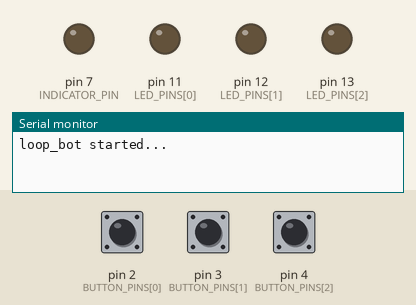
A sketch run on a simulated Arduino Uno, built with avr-gcc and run on an emulated ATmega328P. Shown: output pins drawn as LEDs (lit = HIGH), the last lines printed to the serial monitor. Dashed ring = blinking. Inputs (shaded band) come from the test bench; at power-on: pin 2 (BUTTON_PINS[0]) LOW, pin 3 (BUTTON_PINS[1]) LOW, pin 4 (BUTTON_PINS[2]) LOW.

Above: at 1.2 s.
1.3 s: pin 2 (BUTTON_PINS[0]) pulled HIGH for 0.15 s
At 1.7 s:
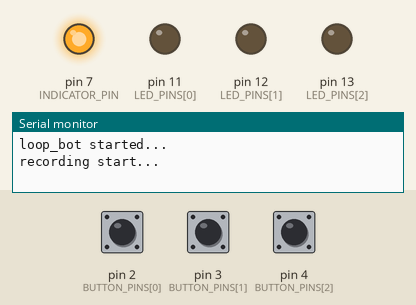
4.4 s: pin 3 (BUTTON_PINS[1]) pulled HIGH for 0.15 s
At 7.45 s:
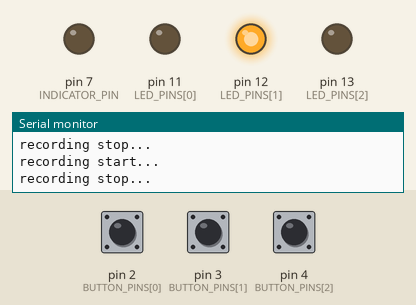
7.5 s: pin 4 (BUTTON_PINS[2]) pulled HIGH for 0.15 s
At 10.55 s:
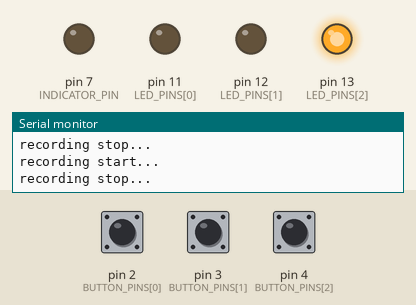
10.6 s: pin 4 (BUTTON_PINS[2]) pulled HIGH for 1 s
At 11.1 s:
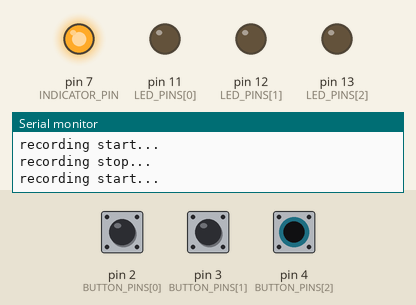
14.6 s: pin 4 (BUTTON_PINS[2]) pulled HIGH for 3.2 s
At 18.5 s:
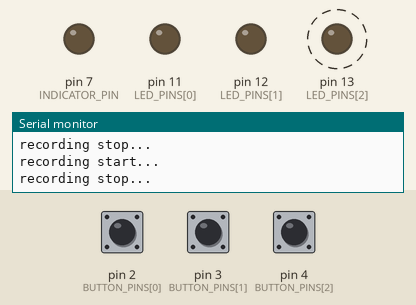
20.8 s: pin 2 (BUTTON_PINS[0]) driven HIGH and pin 3 (BUTTON_PINS[1]) driven HIGH
At 23.9 s:
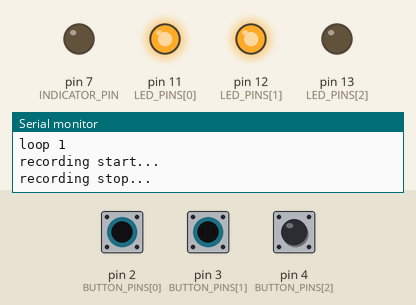
Timing chart, 0 to 24.8 s (numbered marks = the images above; inputs shaded):
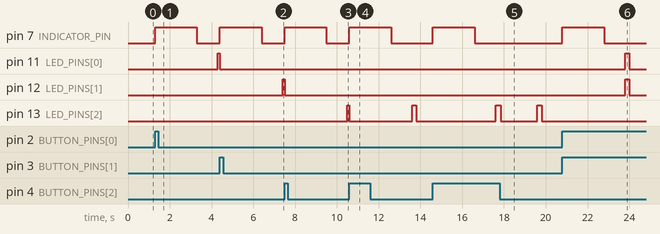

The sketch:

loop_bot.ino
```cpp
/*
  NAME: loop_bot

  DESCRIPTION:
    Record a pattern of button presses and play it back.
*/

// TODO: Rename "LED" variables to something more generic.


//----- Constants ------------------------------------------

// To change the number of channnels, update the `NUM_CHANNELS` variable below
// and add/remove pin numbers from the `LED_PINS` and `BUTTON_PINS` arrays.
const int NUM_CHANNELS  = 3;

const int LED_PINS[NUM_CHANNELS]    = { 11, 12, 13 };  // LEDs, solenoids, etc.
const int BUTTON_PINS[NUM_CHANNELS] = {  2,  3,  4 };

const int INDICATOR_PIN = 7;

const unsigned int STRIKE_DURATION = 200;  // output signal time (in ms)

// Recording will stop once `RECORD_TIMEOUT` milliseconds have elapsed since
// the last event.
const unsigned int RECORD_TIMEOUT  = 2000;

// The maximum number of events on a single channel for a given recording window.
// Since arrays are static we need to pre-allocate space to store the timestamps.
// The only reason to keep this number low is to save space, if the length of the
// recording window is increased this may need to be adjusted as well.
const unsigned int MAX_LENGTH = 15;

// Playback will stop after the pattern has been played `MAX_LOOPS` times.
const unsigned int MAX_LOOPS = 3;

// Add a distortion phase after `MAX_LOOPS` has been exceeded.
const bool DISTORTION = true;

//----- Global Variables -----------------------------------

// For each channel we store a series of timestamps corresponding to button press
// events in the `Events` array. The total number of events in a particular window
// are stored in the `TotalEvents` array. For example, a two-channel configuration
// could have the following data:
//
//   Events[0] = { 500, 1000, 2000, 2500, 3000 }
//   Events[1] = { 500, 2500, 5000 }
//
//   TotalEvents[0] = 5
//   TotalEvents[1] = 3
//
// The maximmum number of events is `MAX_LENGTH`. If the actual number of events
// on a channel exceeds this limit the program may not behave as expected.
unsigned long Events[NUM_CHANNELS][MAX_LENGTH];
int TotalEvents[NUM_CHANNELS];

bool IsActive[NUM_CHANNELS];

// During playback, the program loops continuously over the `Events` data. The
// index for each channel is stored in the `POSITION` array.
int Position[NUM_CHANNELS];

// The `NextEvent` array stores the timestamp for the next upcoming action for
// a given channel.
unsigned long NextEvent[NUM_CHANNELS];

unsigned long TimeDiff[NUM_CHANNELS];

int LedState[NUM_CHANNELS];         // current state of the
int PrevButtonState[NUM_CHANNELS];  // used to check for changes in button state

unsigned long RecordStart;    // timestamp for the start of the recording window
unsigned long LoopDuration;   // total recording/playback time
unsigned long LastEventTime;  // used to stop recording session
unsigned long PlaybackStart;  // used to stop playback

unsigned int LoopCount;

bool Recording = false;
bool Playback  = false;


//----- Functions -----------------------------------------

void channelMsg(unsigned int channel, char* msg, bool flush=false) {
  Serial.print("[channel ");
  Serial.print(channel);
  Serial.print("]: ");
  Serial.print(msg);
  Serial.print("\n");
  if (flush) {
    Serial.flush();
  }
}

void setup() {
  Serial.begin(9600);
  Serial.println("loop_bot started...");

  // For each channel initialize the input and output pins and set the state.
  for (int i=0; i<NUM_CHANNELS; i++) {
    pinMode(LED_PINS[i], OUTPUT);
    pinMode(BUTTON_PINS[i], INPUT);

    LedState[i]        = LOW;
    PrevButtonState[i] = LOW;
  }

  // Initialize the recordin indicator LED pin.
  pinMode(INDICATOR_PIN, OUTPUT);
}


void startRecording(unsigned long ts) {
  Serial.println("recording start...");

  // Stop playback while recording.
  Recording = true;
  Playback  = false;

  // Turn on the recording indicator LED.
  digitalWrite(INDICATOR_PIN, HIGH);

  // Initialize/reset each channel. To synchronize the recording the start time
  // is set as the first event for each channel. When the recording is finished,
  // the stop time will be set as the final event for each channel (see below).
  for (int i=0; i<NUM_CHANNELS; i++) {
    Events[i][0] = ts;
    Position[i]  = 1;

    // Activate all channels.
    IsActive[i] = true;

    // Make sure all output pins are off.
    LedState[i] = LOW;

    int ledPin = LED_PINS[i];
    digitalWrite(ledPin, LedState[i]);
  }

  // Store the start time so we can compute the loop duration.
  RecordStart = ts;
}


void stopRecording(unsigned long ts) {
  Serial.println("recording stop...");

  // Stop recording and resume playback.
  Recording = false;
  Playback  = true;

  // Turn off the recording indicator LED.
  digitalWrite(INDICATOR_PIN, LOW);

  // Set the stop time as the final event for each channel and initialize the
  // the playback variables.
  for (int i=0; i<NUM_CHANNELS; i++) {
    // Add the stop time at the end of the array.
    int pos = Position[i];
    Events[i][pos] = ts;

    // Set the total event count for the channel for this recording window.
    TotalEvents[i] = pos + 1;

    // Compute the time of the first (next) event for the channel. The first
    // event time is the elapsed time from the start of recording to the first
    // event on the channel. If the channel button initiated the recording these
    // times will be the same.
    //
    // An arbitrary 1 second padding is added to this first event time.
    NextEvent[i] = ts + 1000 + (Events[i][1] - Events[i][0]);

    // Initialize the channel position for playback. Since the first event has
    // already been calculated the position should be set to 2;
    Position[i] = 2;

    // Disable channels without any events.
    if (TotalEvents[i] == 2) {
      IsActive[i] = false;
    }
  }

  // Calculate the loop duration and the playback start.
  LoopDuration = ts - RecordStart;
  PlaybackStart = ts + 1000;  // add the same padding as above

  LoopCount = 0;
}


void addEvent(int button, unsigned long ts) {
  /// Add the event time to the end of the channel array.
  int pos = Position[button];
  Events[button][pos] = ts;

  // Increment the index position for the channel.
  Position[button] = pos + 1;

  // Store the last event time so we can automatically stop the recording.
  LastEventTime = ts;
}


unsigned long getNextDelay(int button) {
  unsigned long nextDelay;

  // Get the current index position for the channel.
  int index = Position[button];

  // Computed the elaspsed time since the previous event.
  nextDelay = Events[button][index] - Events[button][index - 1];

  // The final value for all channels is the same and corresponds to the end of
  // the recording window. If we are at the last event for this channel, we need
  // to add the time to the first event. Note that if the channel button
  // initiated playback the first two values will be the same and the `nextDelay`
  // value will be unchanged.
  index++;
  if (index == TotalEvents[button]) {
    nextDelay += (Events[button][1] - Events[button][0]);

    // Since the first event time has just been added the next index position is 2.
    index = 2;
  }

  // Update the channel index position.
  Position[button] = index;

  return nextDelay;
}

unsigned int activeChannelCount() {
  unsigned int activeChannels = 0;
  for (int i=0; i<NUM_CHANNELS; i++) {
    if (IsActive[i]) {
      activeChannels += 1;
    }
  }
  return activeChannels;
}

void distortPattern() {
  // Distort the original pattern by removing the last event.
  for (int i=0; i<NUM_CHANNELS; i++) {
    // Turn off all output pins.
    digitalWrite(LED_PINS[i], LOW);

    // Ignore channels that are not active.
    if (!IsActive[i]) continue;

    // Remove the last event for the channel.
    // NOTE: This will destroy the loop synchronization.
    channelMsg(i, "removing event");

    unsigned int numEvents = TotalEvents[i];
    TotalEvents[i] = numEvents - 1;
    Position[i]    = 1;

    // Disable the channel if there are only two events remaining.
    if (TotalEvents[i] == 2) {
      channelMsg(i, "de-activating channel");
      IsActive[i] = false;
    }
  }
  Serial.flush();
}

void loop() {
  // NOTE: Any calculations involving timestamps must use `unsigned long` types.
  unsigned long currentTime = millis();

  // Check to see if we need to stop recording.
  if (Recording) {
    // If the elapsed time since the last event is greater than `RECORD_TIMEOUT`
    // automatically stop the recording session.
    unsigned long elapsed = currentTime - LastEventTime;

    if (elapsed > RECORD_TIMEOUT) {
      stopRecording(currentTime);
    }
  }

  // Check for any button press events.
  for (int i=0; i<NUM_CHANNELS; i++) {
    // Read the button state for the channel.
    int buttonPin = BUTTON_PINS[i];
    int buttonState = digitalRead(buttonPin);

    // If the button state has changed check to see if it pressed or released.
    // If it was pressed then a recording session should be started and/or an
    // event added to a current recording session.
    if (buttonState != PrevButtonState[i]) {
      if (buttonState == HIGH) {
        // Start a recording session if one is not already in progress.
        if (!Recording) {
          startRecording(currentTime);
        }

        // Add the current timestamp to the channel's events.
        if (Recording) {
          addEvent(i, currentTime);
        }
      }

      // Save the button state for this channel.
      PrevButtonState[i] = buttonState;
      delay(50);  // add a slight delay for debouncing
    }
  }

  // Check to see if we need to stop playback
  if (Playback && currentTime > PlaybackStart) {
    unsigned int currentLoop = int((currentTime - PlaybackStart) / LoopDuration);
    bool startNewLoop = false;

    if (currentLoop > LoopCount) {
      Serial.print("loop ");
      Serial.println(currentLoop);

      LoopCount    = currentLoop;
      startNewLoop = true;  // signal that a new loop has started
    }

    // If the pattern has been played `MAX_LOOPS` times either stop the playback
    // immediately or begin distorting the pattern.
    if (LoopCount >= MAX_LOOPS) {
      // If pattern distortion has not been enabled, simply stop playback as soon
      // as the maximum number of loop iterations has completed. Otherwise,
      // continue to distort the pattern.
      if (!DISTORTION) {
        Serial.println("stopping playback...");
        Playback = false;
      } else if (startNewLoop){
        distortPattern();

        // Stop playback once the pattern has been completely erased.
        if (activeChannelCount() == 0) {
          Serial.println("all channel inactive; stopping playback");
          Playback = false;
        }
      }
    }
  }

  if (Playback) {
    for (int i=0; i<NUM_CHANNELS; i++) {
      if (!IsActive[i]) {
        continue;
      }

      if (currentTime > NextEvent[i]) {
        // The difference between the `currentTime` and the `NextEvent` time for
        // the channel will continue to accumulte and will result in a loss of
        // synchronization. To compensate for this we subtract the difference from
        // the inter-event delay (see below).
        unsigned long t_diff = currentTime - NextEvent[i];

        if (LedState[i] == LOW) {
          // Turn on the channel output pin for the `STRIKE_DURATION`.
          LedState[i]  = HIGH;
          NextEvent[i] = currentTime + STRIKE_DURATION;

          // Because the `STRIKE_DURATION` will potentially be very short (and needs
          // to be consistent) we store the current time difference and subtract it
          // from the inter-event delay between strikes.
          TimeDiff[i] = t_diff;
        } else {
          // Turn off the channel output and delay until the next event for this
          // channel. Adjust the delay time to account for the accumulated time
          // difference.
          LedState[i]  = LOW;
          unsigned long t_adjust = TimeDiff[i] + t_diff;
          NextEvent[i] = currentTime + getNextDelay(i) - STRIKE_DURATION - t_adjust;
        }

        // The output pin is actually set here.
        int ledPin = LED_PINS[i];
        digitalWrite(ledPin, LedState[i]);
      }
    }
  }
}
```

Measured:
- after the input at 1.3 s, pin 7 (INDICATOR_PIN): LOW → HIGH at once, → LOW 2.0 s later; pin 11 (LED_PINS[0]): LOW → HIGH after 3.0 s
- after the input at 4.4 s, pin 7 (INDICATOR_PIN): LOW → HIGH at once, → LOW 2.0 s later; pin 12 (LED_PINS[1]): LOW → HIGH after 3.0 s
- after the input at 7.5 s, pin 7 (INDICATOR_PIN): LOW → HIGH at once, → LOW 2.0 s later; pin 13 (LED_PINS[2]): LOW → HIGH after 3.0 s
- after the input at 10.6 s, pin 7 (INDICATOR_PIN): LOW → HIGH at once, → LOW 2.0 s later
- after the input at 14.6 s, pin 7 (INDICATOR_PIN): LOW → HIGH at once, → LOW 2.0 s later
- after the input at 20.8 s, pin 7 (INDICATOR_PIN): LOW → HIGH at once, → LOW 2.0 s later; pin 11 (LED_PINS[0]), pin 12 (LED_PINS[1]): LOW → HIGH after 3.0 s, → LOW 0.20 s later; pin 13 (LED_PINS[2]): stays LOW (without the input it goes to HIGH after 0.80 s)
